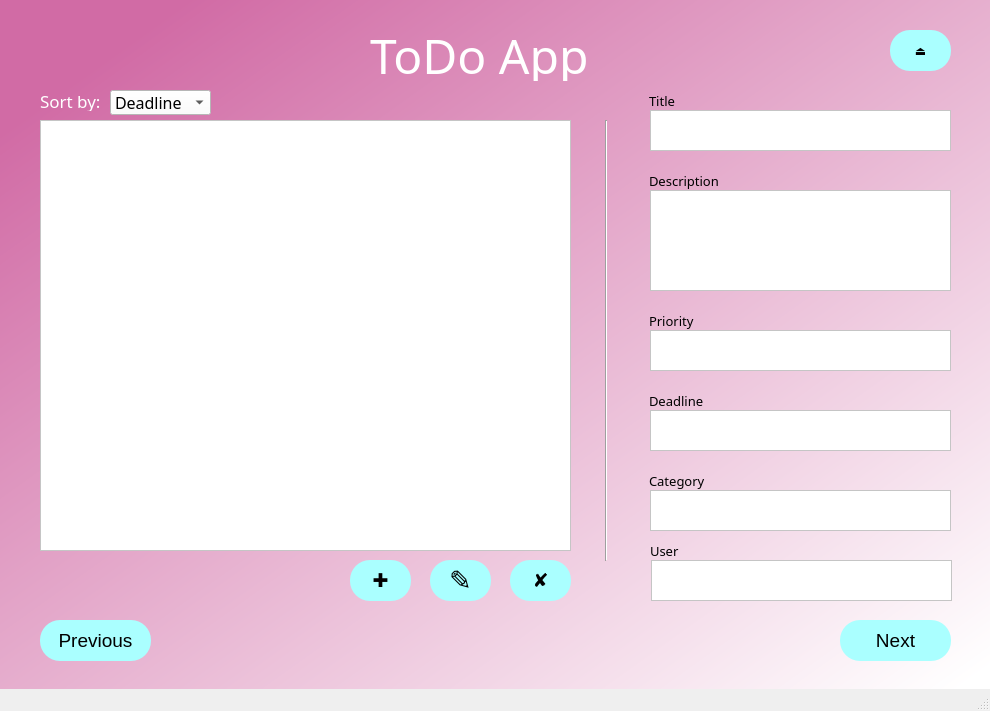
<?xml version="1.0" encoding="UTF-8"?>
<ui version="4.0">
 <class>MainWindow</class>
 <widget class="QMainWindow" name="MainWindow">
  <property name="geometry">
   <rect>
    <x>0</x>
    <y>0</y>
    <width>990</width>
    <height>711</height>
   </rect>
  </property>
  <property name="windowTitle">
   <string>MainWindow</string>
  </property>
  <property name="styleSheet">
   <string notr="true"/>
  </property>
  <widget class="QWidget" name="centralwidget">
   <property name="styleSheet">
    <string notr="true">QWidget#centralwidget{
background-color: qlineargradient(spread:pad, x1:0.091, y1:0.101636, x2:0.991379, y2:0.977, stop:0 rgba(209, 107, 165, 255), stop:1 rgba(255, 255, 255, 255));}</string>
   </property>
   <widget class="QListView" name="listView">
    <property name="geometry">
     <rect>
      <x>40</x>
      <y>120</y>
      <width>531</width>
      <height>431</height>
     </rect>
    </property>
    <property name="font">
     <font>
      <family>MS Shell Dig 2</family>
      <pointsize>12</pointsize>
      <italic>false</italic>
      <bold>false</bold>
     </font>
    </property>
    <property name="styleSheet">
     <string notr="true">background-color:rgb(255, 255, 255);
border-color: rgb(0,0,0);
font: 12pt &quot;MS Shell Dig 2&quot;;
color: rgb(0,0,0);</string>
    </property>
   </widget>
   <widget class="QPushButton" name="previousButton">
    <property name="geometry">
     <rect>
      <x>40</x>
      <y>620</y>
      <width>111</width>
      <height>41</height>
     </rect>
    </property>
    <property name="font">
     <font>
      <family>MS Shell Dlg 2</family>
      <pointsize>14</pointsize>
      <italic>false</italic>
      <bold>false</bold>
     </font>
    </property>
    <property name="styleSheet">
     <string notr="true">QPushButton {
border-radius:20px;
background-color: rgb(170, 255, 255);
font: 14pt &quot;MS Shell Dlg 2&quot;;
color: rgb(0, 0, 0);
}
QPushButton:hover {
background-color: rgb(200, 255, 255);
}</string>
    </property>
    <property name="text">
     <string>Previous</string>
    </property>
   </widget>
   <widget class="QPushButton" name="nextButton">
    <property name="geometry">
     <rect>
      <x>840</x>
      <y>620</y>
      <width>111</width>
      <height>41</height>
     </rect>
    </property>
    <property name="font">
     <font>
      <family>MS Shell Dlg 2</family>
      <pointsize>14</pointsize>
      <italic>false</italic>
      <bold>false</bold>
     </font>
    </property>
    <property name="styleSheet">
     <string notr="true">QPushButton {
border-radius:20px;
background-color: rgb(170, 255, 255);
font: 14pt &quot;MS Shell Dlg 2&quot;;
color: rgb(0, 0, 0);
}
QPushButton:hover {
background-color: rgb(200, 255, 255);
}</string>
    </property>
    <property name="text">
     <string>Next</string>
    </property>
   </widget>
   <widget class="QLabel" name="label">
    <property name="geometry">
     <rect>
      <x>370</x>
      <y>30</y>
      <width>231</width>
      <height>51</height>
     </rect>
    </property>
    <property name="font">
     <font>
      <family>MS Shell Dig 2</family>
      <pointsize>36</pointsize>
      <italic>false</italic>
      <bold>false</bold>
     </font>
    </property>
    <property name="styleSheet">
     <string notr="true">font: 36pt &quot;MS Shell Dig 2&quot;; color: rgb(255, 255, 255)</string>
    </property>
    <property name="text">
     <string>ToDo App</string>
    </property>
   </widget>
   <widget class="QComboBox" name="comboBox">
    <property name="geometry">
     <rect>
      <x>110</x>
      <y>90</y>
      <width>101</width>
      <height>25</height>
     </rect>
    </property>
    <property name="font">
     <font>
      <family>MS Shell Dig 2</family>
      <pointsize>12</pointsize>
      <italic>false</italic>
      <bold>false</bold>
     </font>
    </property>
    <property name="styleSheet">
     <string notr="true">background-color:rgb(255, 255, 255);
border-color: rgb(0,0,0);
font: 12pt &quot;MS Shell Dig 2&quot;;
color: rgb(0,0,0);</string>
    </property>
    <item>
     <property name="text">
      <string>Deadline</string>
     </property>
    </item>
    <item>
     <property name="text">
      <string>Priority</string>
     </property>
    </item>
   </widget>
   <widget class="QLabel" name="label_2">
    <property name="geometry">
     <rect>
      <x>40</x>
      <y>90</y>
      <width>61</width>
      <height>21</height>
     </rect>
    </property>
    <property name="font">
     <font>
      <family>MS Shell Dig 2</family>
      <pointsize>13</pointsize>
      <italic>false</italic>
      <bold>false</bold>
     </font>
    </property>
    <property name="styleSheet">
     <string notr="true">font: 13pt &quot;MS Shell Dig 2&quot;; color: rgb(255, 255, 255)</string>
    </property>
    <property name="text">
     <string>Sort by:</string>
    </property>
   </widget>
   <widget class="QPushButton" name="addButton">
    <property name="geometry">
     <rect>
      <x>350</x>
      <y>560</y>
      <width>61</width>
      <height>41</height>
     </rect>
    </property>
    <property name="font">
     <font>
      <family>MS Shell Dlg 2</family>
      <pointsize>14</pointsize>
      <italic>false</italic>
      <bold>false</bold>
     </font>
    </property>
    <property name="styleSheet">
     <string notr="true">QPushButton {
border-radius:20px;
background-color: rgb(170, 255, 255);
font: 14pt &quot;MS Shell Dlg 2&quot;;
color: rgb(0, 0, 0);
}
QPushButton:hover {
background-color: rgb(200, 255, 255);
}</string>
    </property>
    <property name="text">
     <string>✚</string>
    </property>
   </widget>
   <widget class="QPushButton" name="removeButton">
    <property name="geometry">
     <rect>
      <x>510</x>
      <y>560</y>
      <width>61</width>
      <height>41</height>
     </rect>
    </property>
    <property name="font">
     <font>
      <family>MS Shell Dlg 2</family>
      <pointsize>14</pointsize>
      <italic>false</italic>
      <bold>false</bold>
     </font>
    </property>
    <property name="styleSheet">
     <string notr="true">QPushButton {
border-radius:20px;
background-color: rgb(170, 255, 255);
font: 14pt &quot;MS Shell Dlg 2&quot;;
color: rgb(0, 0, 0);
}
QPushButton:hover {
background-color: rgb(200, 255, 255);
}</string>
    </property>
    <property name="text">
     <string>✘</string>
    </property>
   </widget>
   <widget class="Line" name="line">
    <property name="geometry">
     <rect>
      <x>596</x>
      <y>120</y>
      <width>20</width>
      <height>441</height>
     </rect>
    </property>
    <property name="styleSheet">
     <string notr="true">color: rgb(170, 255, 255);</string>
    </property>
    <property name="orientation">
     <enum>Qt::Vertical</enum>
    </property>
   </widget>
   <widget class="QTextBrowser" name="titleTextBrowser">
    <property name="geometry">
     <rect>
      <x>650</x>
      <y>110</y>
      <width>301</width>
      <height>41</height>
     </rect>
    </property>
    <property name="font">
     <font>
      <family>MS Shell Dig 2</family>
      <pointsize>12</pointsize>
      <italic>false</italic>
      <bold>false</bold>
     </font>
    </property>
    <property name="styleSheet">
     <string notr="true">background-color:rgb(255, 255, 255);
border-color: rgb(0,0,0);
font: 12pt &quot;MS Shell Dig 2&quot;;
color: rgb(0,0,0);</string>
    </property>
   </widget>
   <widget class="QTextBrowser" name="descriptionTextBrowser">
    <property name="geometry">
     <rect>
      <x>650</x>
      <y>190</y>
      <width>301</width>
      <height>101</height>
     </rect>
    </property>
    <property name="font">
     <font>
      <family>MS Shell Dig 2</family>
      <pointsize>12</pointsize>
      <italic>false</italic>
      <bold>false</bold>
     </font>
    </property>
    <property name="styleSheet">
     <string notr="true">background-color:rgb(255, 255, 255);
border-color: rgb(0,0,0);
font: 12pt &quot;MS Shell Dig 2&quot;;
color: rgb(0,0,0);</string>
    </property>
   </widget>
   <widget class="QTextBrowser" name="priorityTextBrowser">
    <property name="geometry">
     <rect>
      <x>650</x>
      <y>330</y>
      <width>301</width>
      <height>41</height>
     </rect>
    </property>
    <property name="font">
     <font>
      <family>MS Shell Dig 2</family>
      <pointsize>12</pointsize>
      <italic>false</italic>
      <bold>false</bold>
     </font>
    </property>
    <property name="styleSheet">
     <string notr="true">background-color:rgb(255, 255, 255);
border-color: rgb(0,0,0);
font: 12pt &quot;MS Shell Dig 2&quot;;
color: rgb(0,0,0);</string>
    </property>
   </widget>
   <widget class="QTextBrowser" name="deadlineTextBrowser">
    <property name="geometry">
     <rect>
      <x>650</x>
      <y>410</y>
      <width>301</width>
      <height>41</height>
     </rect>
    </property>
    <property name="font">
     <font>
      <family>MS Shell Dig 2</family>
      <pointsize>12</pointsize>
      <italic>false</italic>
      <bold>false</bold>
     </font>
    </property>
    <property name="styleSheet">
     <string notr="true">background-color:rgb(255, 255, 255);
border-color: rgb(0,0,0);
font: 12pt &quot;MS Shell Dig 2&quot;;
color: rgb(0,0,0);</string>
    </property>
   </widget>
   <widget class="QTextBrowser" name="categoryTextBrowser">
    <property name="geometry">
     <rect>
      <x>650</x>
      <y>490</y>
      <width>301</width>
      <height>41</height>
     </rect>
    </property>
    <property name="font">
     <font>
      <family>MS Shell Dig 2</family>
      <pointsize>12</pointsize>
      <italic>false</italic>
      <bold>false</bold>
     </font>
    </property>
    <property name="styleSheet">
     <string notr="true">background-color:rgb(255, 255, 255);
border-color: rgb(0,0,0);
font: 12pt &quot;MS Shell Dig 2&quot;;
color: rgb(0,0,0);</string>
    </property>
   </widget>
   <widget class="QPushButton" name="editPushButton">
    <property name="geometry">
     <rect>
      <x>430</x>
      <y>560</y>
      <width>61</width>
      <height>41</height>
     </rect>
    </property>
    <property name="font">
     <font>
      <family>MS Shell Dlg 2</family>
      <pointsize>20</pointsize>
      <italic>false</italic>
      <bold>false</bold>
     </font>
    </property>
    <property name="styleSheet">
     <string notr="true">QPushButton {
border-radius:20px;
background-color: rgb(170, 255, 255);
font: 20pt &quot;MS Shell Dlg 2&quot;;
color: rgb(0, 0, 0);
}
QPushButton:hover {
background-color: rgb(200, 255, 255);
}</string>
    </property>
    <property name="text">
     <string>✎</string>
    </property>
   </widget>
   <widget class="QLabel" name="label_8">
    <property name="geometry">
     <rect>
      <x>649</x>
      <y>90</y>
      <width>81</width>
      <height>21</height>
     </rect>
    </property>
    <property name="font">
     <font>
      <family>MS Shell Dig2</family>
      <pointsize>10</pointsize>
      <italic>false</italic>
      <bold>false</bold>
     </font>
    </property>
    <property name="styleSheet">
     <string notr="true">font: 10pt &quot;MS Shell Dig2&quot;;
color: rgb(0,0,0);</string>
    </property>
    <property name="text">
     <string>Title</string>
    </property>
   </widget>
   <widget class="QLabel" name="label_9">
    <property name="geometry">
     <rect>
      <x>649</x>
      <y>170</y>
      <width>81</width>
      <height>21</height>
     </rect>
    </property>
    <property name="font">
     <font>
      <family>MS Shell Dig2</family>
      <pointsize>10</pointsize>
      <italic>false</italic>
      <bold>false</bold>
     </font>
    </property>
    <property name="styleSheet">
     <string notr="true">font: 10pt &quot;MS Shell Dig2&quot;;
color: rgb(0,0,0);</string>
    </property>
    <property name="text">
     <string>Description</string>
    </property>
   </widget>
   <widget class="QLabel" name="label_10">
    <property name="geometry">
     <rect>
      <x>649</x>
      <y>310</y>
      <width>81</width>
      <height>21</height>
     </rect>
    </property>
    <property name="font">
     <font>
      <family>MS Shell Dig2</family>
      <pointsize>10</pointsize>
      <italic>false</italic>
      <bold>false</bold>
     </font>
    </property>
    <property name="styleSheet">
     <string notr="true">font: 10pt &quot;MS Shell Dig2&quot;;
color: rgb(0,0,0);</string>
    </property>
    <property name="text">
     <string>Priority</string>
    </property>
   </widget>
   <widget class="QLabel" name="label_11">
    <property name="geometry">
     <rect>
      <x>649</x>
      <y>390</y>
      <width>81</width>
      <height>21</height>
     </rect>
    </property>
    <property name="font">
     <font>
      <family>MS Shell Dig2</family>
      <pointsize>10</pointsize>
      <italic>false</italic>
      <bold>false</bold>
     </font>
    </property>
    <property name="styleSheet">
     <string notr="true">font: 10pt &quot;MS Shell Dig2&quot;;
color: rgb(0,0,0);</string>
    </property>
    <property name="text">
     <string>Deadline</string>
    </property>
   </widget>
   <widget class="QLabel" name="label_12">
    <property name="geometry">
     <rect>
      <x>649</x>
      <y>470</y>
      <width>81</width>
      <height>21</height>
     </rect>
    </property>
    <property name="font">
     <font>
      <family>MS Shell Dig2</family>
      <pointsize>10</pointsize>
      <italic>false</italic>
      <bold>false</bold>
     </font>
    </property>
    <property name="styleSheet">
     <string notr="true">font: 10pt &quot;MS Shell Dig2&quot;;
color: rgb(0,0,0);</string>
    </property>
    <property name="text">
     <string>Category</string>
    </property>
   </widget>
   <widget class="QTextBrowser" name="userTextBrowser">
    <property name="geometry">
     <rect>
      <x>651</x>
      <y>560</y>
      <width>301</width>
      <height>41</height>
     </rect>
    </property>
    <property name="font">
     <font>
      <family>MS Shell Dig 2</family>
      <pointsize>12</pointsize>
      <italic>false</italic>
      <bold>false</bold>
     </font>
    </property>
    <property name="styleSheet">
     <string notr="true">background-color:rgb(255, 255, 255);
border-color: rgb(0,0,0);
font: 12pt &quot;MS Shell Dig 2&quot;;
color: rgb(0,0,0);</string>
    </property>
   </widget>
   <widget class="QLabel" name="label_13">
    <property name="geometry">
     <rect>
      <x>650</x>
      <y>540</y>
      <width>81</width>
      <height>21</height>
     </rect>
    </property>
    <property name="font">
     <font>
      <family>MS Shell Dig2</family>
      <pointsize>10</pointsize>
      <italic>false</italic>
      <bold>false</bold>
     </font>
    </property>
    <property name="styleSheet">
     <string notr="true">font: 10pt &quot;MS Shell Dig2&quot;;
color: rgb(0,0,0);</string>
    </property>
    <property name="text">
     <string>User</string>
    </property>
   </widget>
   <widget class="QPushButton" name="logOutPushButton">
    <property name="geometry">
     <rect>
      <x>890</x>
      <y>30</y>
      <width>61</width>
      <height>41</height>
     </rect>
    </property>
    <property name="styleSheet">
     <string notr="true">QPushButton {
border-radius:20px;
background-color: rgb(170, 255, 255);
font: 20pt &quot;MS Shell Dlg 2&quot;;
color: rgb(0, 0, 0);
}
QPushButton:hover {
background-color: rgb(200, 255, 255);
}</string>
    </property>
    <property name="text">
     <string>⏏</string>
    </property>
   </widget>
  </widget>
  <widget class="QStatusBar" name="statusbar"/>
 </widget>
 <resources/>
 <connections/>
</ui>
